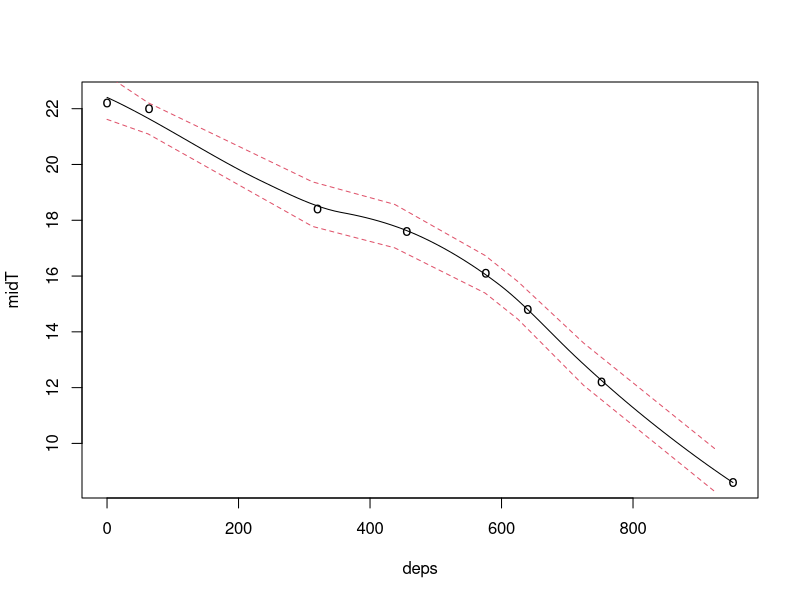

This figure's R source: (Note: this script raises an error after producing the figure.)
# build an example with some real data
# objective here is to properly characterize error in the PDT
# matching routine between depth-temp data from the tag
# and WOA data.

library(locfit)

# this is real data
minT <- c(21.4,21.6,18.2,17.4,15.6,14.2,11.8,8.4)
maxT <- c(23,22.4,18.6,17.8,16.6,15.4,12.6,8.8)
deps <- c(0,64,320,456,576,640,752,952)
midT <- (maxT + minT) / 2

stdDepth <- c(0.0,2.5,7.5, 12.5, 17.5, 22.5, 27.5, 32.5, 37.5, 42.5, 47.5, 52.5, 57.5,
              62.5, 67.5, 72.5, 77.5, 82.5, 87.5, 92.5, 97.5,112.5,137.5,162.5,187.5,212.5,
              237.5,262.5,287.5,312.5,337.5,362.5,387.5,412.5,437.5,462.5,487.5,525.0,575.0,
              625.0,675.0,725.0,775.0,825.0,875.0,925.0,975.0, 1025.0, 1075.0, 1125.0, 1175.0,
              1225.0, 1275.0, 1325.0, 1375.0, 1425.0, 1475.0)

# do the regression
fit <- locfit(midT ~ deps)
n = length(deps)
# find the standard depth levels that correspond to the depths the tag data is measured at
depIdx <- findInterval(deps, stdDepth)
woaDep <- stdDepth[depIdx] 
# make predictions based on the regression model earlier for the temperature at standard WOA depth levels
pred = predict(fit, newdata=woaDep, se=T, get.data=T)

# see the regression
plot(fit, get.data=TRUE)
# and add SE based on model predictions at new depth levels
lines(woaDep, pred$fit+pred$se.fit*sqrt(n), col=2, lty=2)
lines(woaDep, pred$fit-pred$se.fit*sqrt(n), col=2, lty=2)
#points(woaDep, pred$fit+pred$se.fit*sqrt(n), col=2)
#points(woaDep, pred$fit-pred$se.fit*sqrt(n), col=2)

# fake temperature surface
woa1 = matrix(1:100/3, 10,10)
woa2 = matrix(1:100/3,10,10)
woa = rbind(woa1[1:5,],woa2[1:5,])
image.plot(woa,xlab='fake longitude',ylab='fake latitude', main='ocean temperature surface')

# put everything in one spot
out <- cbind(woaDep,fitT=pred$fit,sd_lwr=pred$fit-pred$se.fit*sqrt(n),sd_upr=pred$fit+pred$se.fit*sqrt(n))

# ** now how do we implement LeBris's likelihood routine via integration from sd_lwr to sd_upr?
